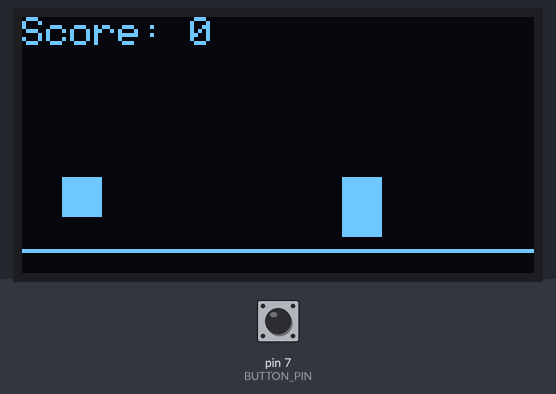
The sketch below on a simulated Arduino Uno, built with avr-gcc and run on an emulated ATmega328P. On the bench: 128×64 one-colour display. The test bench sets the inputs (shaded band); at power-on: pin 7 (BUTTON_PIN) LOW.

Above: at 1.22 s.
1.3 s: pin 7 (BUTTON_PIN) pulled HIGH for 3.2 s
At 2.95 s:
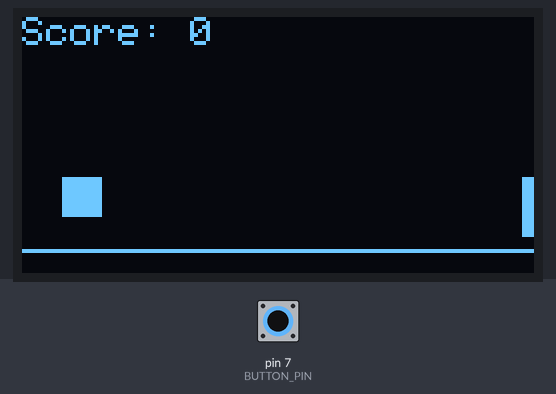
6.0 s: pin 7 (BUTTON_PIN) pulled HIGH for 0.15 s
At 6.08 s:
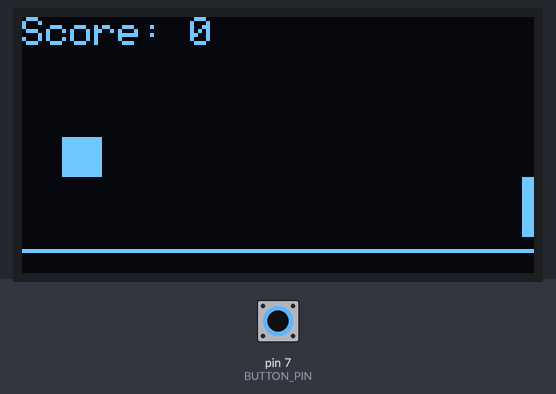
7.6 s: pin 7 (BUTTON_PIN) pulled HIGH for 1 s
At 7.76 s:
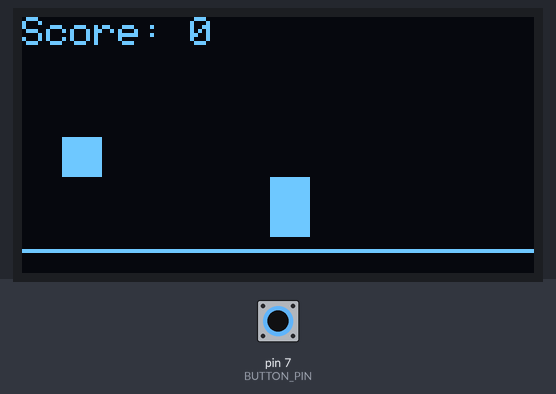

Measured:
- after the input at 6.0 s, the display: changes after 0.08 s (image 2)

The sketch:

dino_game.ino
```cpp
#include <Adafruit_SSD1306.h>

#define BUTTON_PIN 7  // Button connected to pin D7

bool isJumping = false;
int dinoY = 40;
int velocity = 0;
const int gravity = 2;
const int groundY = 40;
int cactusX = 128;
int score = 0;

int switchState = 0;

Adafruit_SSD1306 display(128, 64, &Wire, -1);

void setup() {
    pinMode(BUTTON_PIN, INPUT);  // Configure button pin as input

    if (!display.begin(SSD1306_SWITCHCAPVCC, 0x3C)) {
        while (1);  // Stop if OLED initialization fails
    }

    display.clearDisplay();
}

void loop() {
    static bool buttonPressed = false;

    // Jump only if button is pressed and dino is on the ground
    if (digitalRead(BUTTON_PIN) == HIGH && !buttonPressed && dinoY == groundY) {
        buttonPressed = true;
        isJumping = true;
        velocity = -10;
        delay(50);  // Debounce delay
    }

    // Reset button press state when released
    if (digitalRead(BUTTON_PIN) == LOW) {
        buttonPressed = false;
    }

    // Update jump physics
    if (isJumping) {
        dinoY += velocity;
        velocity += gravity;
        if (dinoY >= groundY) {
            dinoY = groundY;
            isJumping = false;
        }
    }

    // Move cactus left
    cactusX -= 3;
    if (cactusX < -10) {
        cactusX = 128;
        score++;  // Increase score when cactus is avoided
    }

    // Draw game elements
    display.clearDisplay();
    display.fillRect(10, dinoY, 10, 10, SSD1306_WHITE);        // Dino
    display.fillRect(cactusX, groundY, 10, 15, SSD1306_WHITE); // Cactus
    display.drawLine(0, 58, 128, 58, SSD1306_WHITE);           // Ground

    display.setTextSize(1);
    display.setTextColor(SSD1306_WHITE);
    display.setCursor(0, 0);
    display.print("Score: ");
    display.print(score);

    display.display();

    // Collision detection
    if (cactusX < 20 && cactusX > 5 && dinoY == groundY) {
        display.clearDisplay();
        display.setTextSize(2);
        display.setTextColor(SSD1306_WHITE);
        display.setCursor(20, 20);
        display.print("Game Over");
        display.display();

        // Wait for button press to restart the game
        while (1) {
            switchState = digitalRead(BUTTON_PIN);
            if (switchState == HIGH) {
                // Reset game state
                cactusX = 128;
                dinoY = groundY;
                velocity = 0;
                isJumping = false;
                score = 0;
                return;
            }
        }
    }

    delay(50);  // Frame delay for smooth animation
}
```
